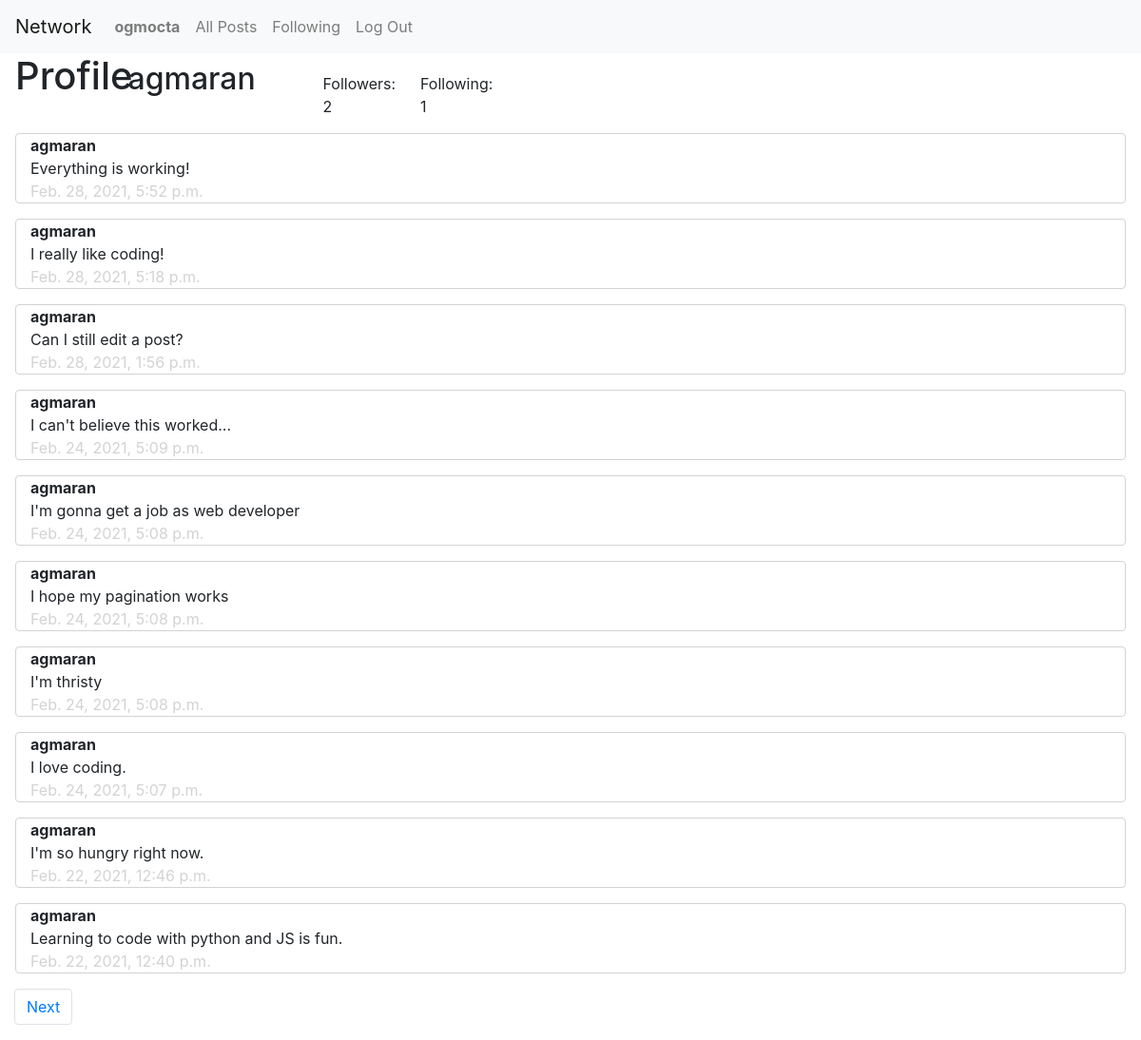
The app's page /1/agmaran/profile (signed in) with its own data.
### network/models.py (models this page shows, shortened)
class User(AbstractUser):
    pass

class Post(models.Model):
    poster = models.ForeignKey(
        User, on_delete=models.CASCADE, related_name="my_posts")
    content = models.TextField()
    timestamp = models.DateTimeField(auto_now_add=True)
    likes = models.ManyToManyField(
        User, related_name="liked_posts")

### network/views.py (the view)
# urls.py: path("<int:page_num>/<str:username>/profile", views.profile, name="profile"),
def profile(request, username, page_num):
    user = User.objects.get(username=username)
    followers = Follow.objects.filter(following=user)
    following = Follow.objects.filter(follower=user)
    button = "your_profile"
    if (request.user.is_authenticated):
        if (Follow.objects.filter(follower=request.user, following=user).count() == 1):
            button = "unfollow"
        elif request.user != user:
            button = "follow"
    else:
        button = "follow"
    posts = user.my_posts.all()
    posts = posts.order_by("-timestamp").all()
    post_paginator = Paginator(posts, 10)
    page = post_paginator.get_page(page_num)
    return render(request, "network/profile.html", {
        "user_profile": user,
        "followers": len(followers),
        "following": len(following),
        "page": page,
        "button": button
    })

### network/templates/network/profile.html (shortened to what this page needs)
{% extends "network/layout.html" %}
{% load static %}
{% block body %}
<div id="follow" class="row bottom">
    <h1 class="ml-3 mb-1 col-1">Profile</h1>
    <h2 class="ml-3 col-2">{{user_profile.username}}</h2>
    <div class="col-1" id="followers" data-followers={{followers}}>Followers: {{followers}}</div>
    <div class="col-1">Following: {{following}}</div>
</div>
<div id="my-posts">
    {% for post in page.object_list %}
    <div data-post={{post.id}} class="container col-12 post">
        <div class="username">{{post.poster}}</div>
        <div id="post{{post.id}}">{{post.content}}</div>
        <div class="timestamp">{{post.timestamp}}</div>
    </div>
    {% endfor %}
</div>
<nav aria-label="Page navigation example" class="col-12">
    <ul class="pagination">
        {% if page.has_next %}
        <li class="page-item pointer"><a class="page-link"
                href="{% url 'profile' page.next_page_number user_profile.username %}">Next</a></li>
        {% endif %}
    </ul>
</nav>
{% endblock %}

### network/templates/network/layout.html (shortened to what this page needs)
{% load static %}
<!DOCTYPE html>
<html lang="en">
<head>
    <link rel="stylesheet" href="https://stackpath.bootstrapcdn.com/bootstrap/4.4.1/css/bootstrap.min.css"
>
    <link rel="stylesheet" href="https://cdn.jsdelivr.net/npm/bootstrap-icons@1.4.0/font/bootstrap-icons.css">
    <link href="{% static 'network/styles.css' %}" rel="stylesheet">
</head>
<body>
    <nav class="navbar navbar-expand-lg navbar-light bg-light">
        <a class="navbar-brand" href="#">Network</a>
        <div>
            <ul class="navbar-nav mr-auto">
                {% if user.is_authenticated %}
                <li class="nav-item"><a class="nav-link" href="{% url 'profile' 1 user.username %}"><strong>{{ user.username }}</strong></a>
                </li>
                {% endif %}
                <li class="nav-item">
                    <a class="nav-link" href="{% url 'index' %}">All Posts</a>
                </li>
                {% if user.is_authenticated %}
                <li class="nav-item">
                    <a class="nav-link" href="{% url 'following' 1 %}">Following</a>
                </li>
                <li class="nav-item">
                    <a class="nav-link" href="{% url 'logout' %}">Log Out</a>
                </li>
                {% endif %}
            </ul>
        </div>
    </nav>
    <div class="body">
        {% block body %}
        {% endblock %}
    </div>
</body>
</html>

### network/static/network/styles.css (style rules this page uses)
.container { border: 0.1rem; border-color: lightgray; border-style: solid; margin: 1rem; width: auto; border-radius: 4px; }
.timestamp { color: lightgray; }
.username { font-weight: bold; }
.bottom { align-items: baseline; }
.pointer { cursor: pointer; }

### records on screen
User: username "ogmocta"
User: username "agmaran"
Post: poster "agmaran", content "Everything is working!", timestamp "Feb. 28, 2021, 5:52 p.m."
Post: poster "agmaran", content "I really like coding!", timestamp "Feb. 28, 2021, 5:18 p.m."
Post: poster "agmaran", content "Can I still edit a post?", timestamp "Feb. 28, 2021, 1:56 p.m."
Post: poster "agmaran", content "I can't believe this worked...", timestamp "Feb. 24, 2021, 5:09 p.m."
Post: poster "agmaran", content "I'm gonna get a job as web developer", timestamp "Feb. 24, 2021, 5:08 p.m."
Post: poster "agmaran", content "I hope my pagination works", timestamp "Feb. 24, 2021, 5:08 p.m."
Post: poster "agmaran", content "I'm thristy", timestamp "Feb. 24, 2021, 5:08 p.m."
Post: poster "agmaran", content "I love coding.", timestamp "Feb. 24, 2021, 5:07 p.m."
Post: poster "agmaran", content "I'm so hungry right now.", timestamp "Feb. 22, 2021, 12:46 p.m."
Post: poster "agmaran", content "Learning to code with python and JS is fun.", timestamp "Feb. 22, 2021, 12:40 p.m."

### other values on screen
{{ followers }} "2"
{{ following }} "1"
